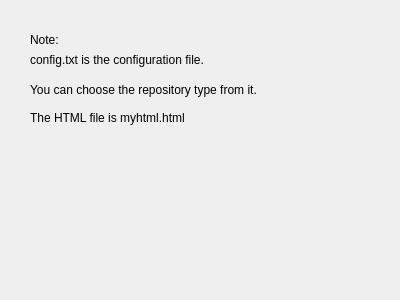
<?xml version="1.0" encoding="UTF-8"?>
<ui version="4.0">
 <class>Dialog</class>
 <widget class="QDialog" name="Dialog">
  <property name="geometry">
   <rect>
    <x>0</x>
    <y>0</y>
    <width>400</width>
    <height>300</height>
   </rect>
  </property>
  <property name="windowTitle">
   <string>Dialog</string>
  </property>
  <widget class="QLabel" name="label">
   <property name="geometry">
    <rect>
     <x>30</x>
     <y>30</y>
     <width>79</width>
     <height>19</height>
    </rect>
   </property>
   <property name="text">
    <string>Note:</string>
   </property>
  </widget>
  <widget class="QLabel" name="label_2">
   <property name="geometry">
    <rect>
     <x>30</x>
     <y>50</y>
     <width>331</width>
     <height>19</height>
    </rect>
   </property>
   <property name="text">
    <string>config.txt is the configuration file.</string>
   </property>
  </widget>
  <widget class="QLabel" name="label_3">
   <property name="geometry">
    <rect>
     <x>30</x>
     <y>80</y>
     <width>361</width>
     <height>19</height>
    </rect>
   </property>
   <property name="text">
    <string>You can choose the repository type from it.</string>
   </property>
  </widget>
  <widget class="QLabel" name="label_4">
   <property name="geometry">
    <rect>
     <x>30</x>
     <y>110</y>
     <width>321</width>
     <height>16</height>
    </rect>
   </property>
   <property name="text">
    <string>The HTML file is myhtml.html</string>
   </property>
  </widget>
 </widget>
 <resources/>
 <connections/>
</ui>
